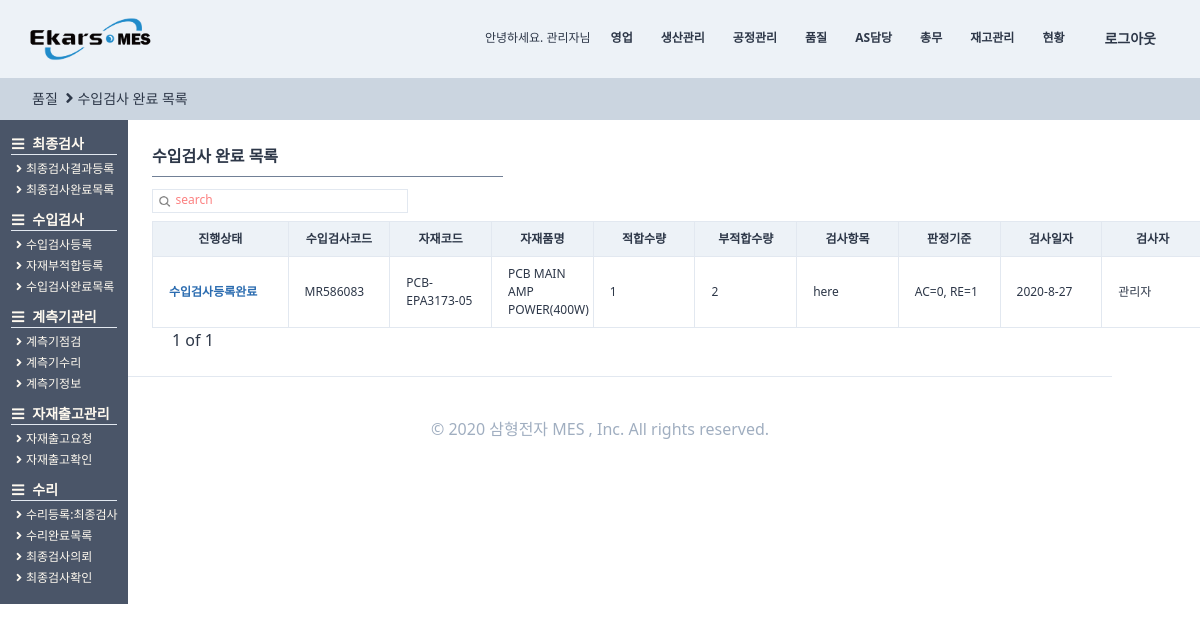
The page /qualitycontrols/materialcheckalllist/ (signed in) on the database as committed earlier.
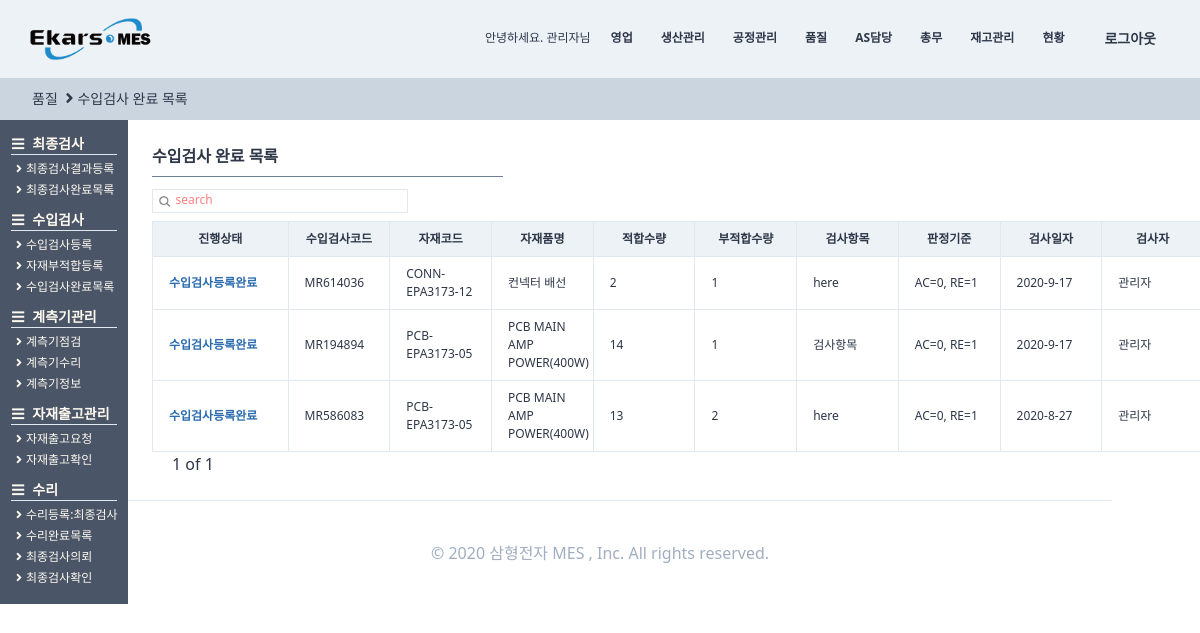
The same page on the database as committed later.
### users/models.py (models this page shows, shortened)
class Part(TimeStampedModel):
    해당회사 = models.ForeignKey(
        "Company", related_name="Part", on_delete=models.CASCADE, null=True
    )
    부서명 = models.CharField(max_length=12, null=True, blank=True)
    class Meta:
        verbose_name = "부서"
        verbose_name_plural = "부서"

class User(AbstractUser, TimeStampedModel):
    부서 = models.ManyToManyField("Part", related_name="user", null=True)
    nowPart = models.ForeignKey(
        "Part", related_name="nowuser", on_delete=models.SET_NULL, null=True
    )
    class Meta:
        verbose_name = "사용자"
        verbose_name_plural = "사용자"
    def __str__(self):
        return self.first_name
    def lenofpart(self):
        num = self.부서.count()
        return num

### qualitycontrols/models.py (models this page shows, shortened)
class MaterialCheck(TimeStampedModel):
    판정기준_CHOICES = (
        ("AC 0", "AC 0"),
        ("Re 1", "Re 1"),
    )
    수입검사코드 = models.CharField(max_length=20)
    수입검사의뢰 = models.OneToOneField(
        "MaterialCheckRegister",
        related_name="수입검사",
        on_delete=models.SET_NULL,
        null=True,
    )
    검사지침서 = models.CharField(max_length=100, null=True, blank=True,)
    검사자 = models.ForeignKey(
        users_models.User, related_name="수입검사", on_delete=models.SET_NULL, null=True
    )
    검사일자 = models.DateField(auto_now=False, auto_now_add=False, blank=True, null=True)
    검사항목 = models.CharField(max_length=20, null=True, blank=True,)
    판정기준 = models.CharField(max_length=20, null=True, blank=True, default="AC=0, RE=1")
    시료크기 = models.IntegerField()
    적합수량 = models.IntegerField()
    부적합수량 = models.IntegerField()
    부적합내용 = models.TextField(max_length=100, null=True, blank=True,)
    자재 = models.ForeignKey(
        SI_models.Material, related_name="수입검사", on_delete=models.SET_NULL, null=True
    )
    class Meta:
        verbose_name = "수입검사"
        verbose_name_plural = "수입검사"
    def process(self):
        try:
            self.자재부적합보고서
            return "자재부적합등록완료"
        except:
            return "수입검사등록완료"

### StandardInformation/models.py (models this page shows, shortened)
class Material(TimeStampedModel):
    EA = "EA"
    ROLL = "ROLL"
    BOX = "BOX"
    SET = "SET"
    봉 = "봉"
    단위_CHOICES = (
        (EA, "EA"),
        (ROLL, "ROLL"),
        (BOX, "BOX"),
        (SET, "SET"),
        (봉, "봉"),
    )
    자재 = "자재"
    부분품 = "부분품"
    상품 = "상품"
    품목_CHOICES = (
        (자재, "자재"),
        (부분품, "부분품"),
        (상품, "상품"),
    )
    작성자 = models.ForeignKey(
        "users.User", related_name="자재제품작성자", on_delete=models.SET_NULL, null=True
    )
    자재코드 = models.CharField(max_length=120, blank=True)
    품목 = models.CharField(
        choices=품목_CHOICES, max_length=4, null=True, blank=True, default=자재
    )
    자재품명 = models.CharField(max_length=100, blank=True)
    규격 = models.CharField(max_length=30, blank=True)
    단위 = models.CharField(choices=단위_CHOICES, max_length=4, blank=True, default=EA)
    자재공급업체 = models.ForeignKey(
        "SupplyPartner",
        related_name="제공자재",
        on_delete=models.SET_NULL,
        null=True,
        blank=True,
    )
    단가 = models.IntegerField(null=True)
    특이사항 = models.TextField(blank=True, null=True)
    class Meta:
        verbose_name = "자재"
        verbose_name_plural = "자재"

### qualitycontrols/views.py (the view, shortened to what this page needs)
class materialcheckalllist(core_views.onelist):
    templatename = "qualitycontrols/materialcheckalllist.html"
    def get_first_queryset(self, request):
        self.search = request.GET.get("search")
        if self.search is None:
            queryset = QC_models.MaterialCheck.objects.all().order_by("-created")
            self.s_bool = False
        return queryset

### core/views.py (called while the page is built)
    def get_page(self):
        self.queryset = self.get_first_queryset(self.request)
        self.pagediv = 7
        self.totalpage = int(math.ceil(len(self.queryset) / self.pagediv))
        self.paginator = Paginator(self.queryset, self.pagediv, orphans=0)
        self.page = self.request.GET.get("page", "1")
        self.queryset = self.paginator.get_page(self.page)
        self.nextpage = int(self.page) + 1
        self.previouspage = int(self.page) - 1
        self.notsamebool = True
        self.nonpage = False
        if self.totalpage == 0:
            self.nonpage = True
        if int(self.page) == self.totalpage:
            self.notsamebool = False
        if (self.search is None) or (self.search == ""):
            self.search = "search"

### templates/qualitycontrols/materialcheckalllist.html (shortened to what the changed rows need)
{%extends "qualitycontrols/qualitycontrolshome.html"%}
{% load static%}
{%block main_contens%}
<div class="flex flex-col">
    <div class="w-11/12 h-full ml-32 -mt-6 font-semibold pt-12 flex flex-col">
        <div class="flex flex-col">
            <div class="flex flex-col p-6 w-full ">
                <div class="flex ">
                    <div class="flew flex-col">
                        <table class="table-fixed font-light text-xs w-full">
                            <thead>
                                <tr>
                                    <th class="border bg-gray-200 px-2 py-2 w-32">진행상태</th>
                                    <th class="border bg-gray-200 px-4 py-2 w-24">수입검사코드</th>
                                    <th class="border bg-gray-200 px-4 py-2 w-24">자재코드</th>
                                    <th class="border bg-gray-200 px-4 py-2 w-24">자재품명</th>
                                    <th class="border bg-gray-200 px-4 py-2 w-24">적합수량</th>
                                    <th class="border bg-gray-200 px-4 py-2 w-24">부적합수량</th>
                                    <th class="border bg-gray-200 px-4 py-2 w-24">검사항목</th>
                                    <th class="border bg-gray-200 px-4 py-2 w-24">판정기준</th>
                                    <th class="border bg-gray-200 px-4 py-2 w-24">검사일자</th>
                                    <th class="border bg-gray-200 px-4 py-2 w-24">검사자</th>
                                </tr>
                            </thead>
                            <tbody>
                                {%for list in queryset%}
                                <tr>
                                    <td class="border px-4 py-2
                                    {%if list.process == "자재부적합등록완료" %}
                                    text-green-700
                                    {%else%}
                                    text-blue-700
                                    {%endif%}
                                    font-semibold
                                    ">{{list.process}}</td>
                                    <td class="border px-4 py-2  hover:text-blue-700 hover:font-bold">
                                        <a href="{%url "qualitycontrols:materialcheckdetail" list.pk %}">
                                            {{list.수입검사코드}}</a></td>
                                    <td class="border px-4 py-2">{{list.자재.자재코드}}</td>
                                    <td class="border px-4 py-2">{{list.자재.자재품명}}</td>
                                    <td class="border px-4 py-2">{{list.적합수량}}</td>
                                    <td class="border px-4 py-2">{{list.부적합수량}}</td>
                                    <td class="border px-4 py-2">{{list.검사항목}}</td>
                                    <td class="border px-4 py-2">{{list.판정기준}}</td>
                                    <td class="border px-4 py-2">
                                        {%if list.검사일자%}{{list.검사일자.year}}-{{list.검사일자.month}}-{{list.검사일자.day}}{%endif%}
                                    </td>
                                    <td class="border px-4 py-2">{{list.검사자}}</td>
                                </tr>
                                {%endfor%}
                            </tbody>
                        </table>
                    </div>
                </div>
            </div>
        </div>
    </div>
    {%endblock main_contens %}

### templates/partials/navigation.html
{% load static%}
<div class="flex items-center text-sm font-medium h-full w-full  flex-raw justify-end">
        {% if user.is_authenticated %}
        <div class="text-right  text-xs h-5">안녕하세요. {{user}}님</div>
        {% if user.lenofpart > 1 %}
        {% for part in user.부서.all %}
        <div
                class="ml-3 border-b-2 border-transparent h-full flex items-center hover:border-gray-600 font-semibold text-xs">
                <a href="{%url "core:parthome" part.pk %}" class="py-10 px-2">
                        {% if part.부서명 == "자재부" %}
                        재고관리
                        {%else%}
                        <script>
                                var parta = "{{ part.부서명 }}";
                                var result = parta.replace("부", '')
                                document.write(result)
                        </script>
                        {% endif %}
                </a></div>
        {% endfor %}
        {% endif %}
        <div class="nav_link font-semibold ml-3"><a href="{%url "users:logout"%}">로그아웃</a></div>
        {% else %}
        <li class="nav_link font-bold"><a href="{%url "users:signup"%}">가입하기</a></li>
        {% endif %}
</div>

Rows that differ between the two databases and show on the page:
added MaterialCheck: process "수입검사등록완료", 수입검사코드 "MR614036", 자재.자재코드 "CONN-EPA3173-12", 자재.자재품명 "컨넥터 배선", 적합수량 "2", 부적합수량 "1", 검사항목 "here", 판정기준 "AC=0, RE=1", 검사일자.year "2020", 검사일자.month "9", 검사일자.day "17", 검사자 "관리자"
added MaterialCheck: process "수입검사등록완료", 수입검사코드 "MR194894", 자재.자재코드 "PCB-EPA3173-05", 자재.자재품명 "PCB MAIN AMP POWER(400W)", 적합수량 "14", 부적합수량 "1", 검사항목 "검사항목", 판정기준 "AC=0, RE=1", 검사일자.year "2020", 검사일자.month "9", 검사일자.day "17", 검사자 "관리자"
changed MaterialCheck "MR586083": 적합수량 "1" → "13"
